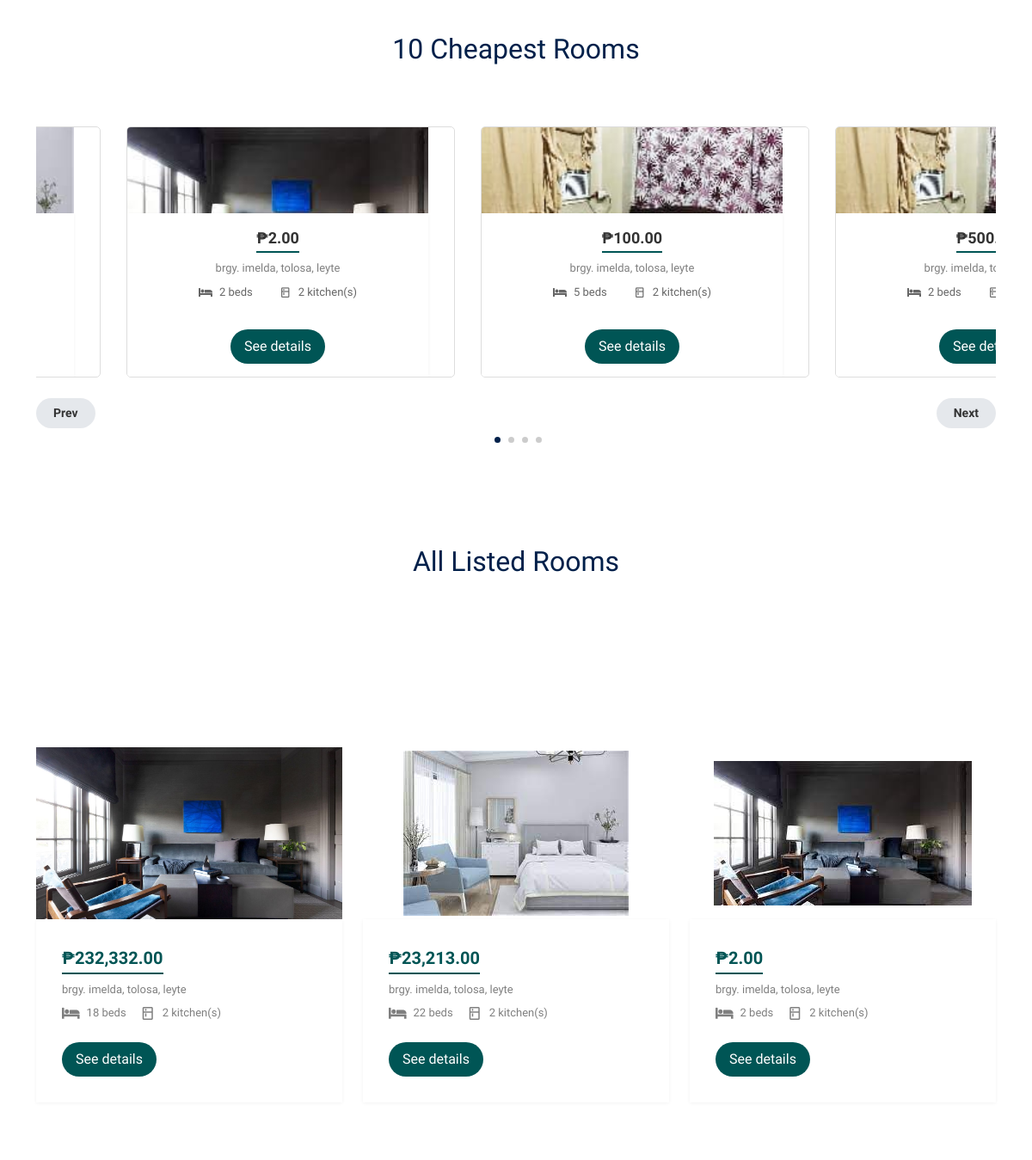
The page /tenant/public/properties.php (signed in, middle part) on the database as committed earlier.
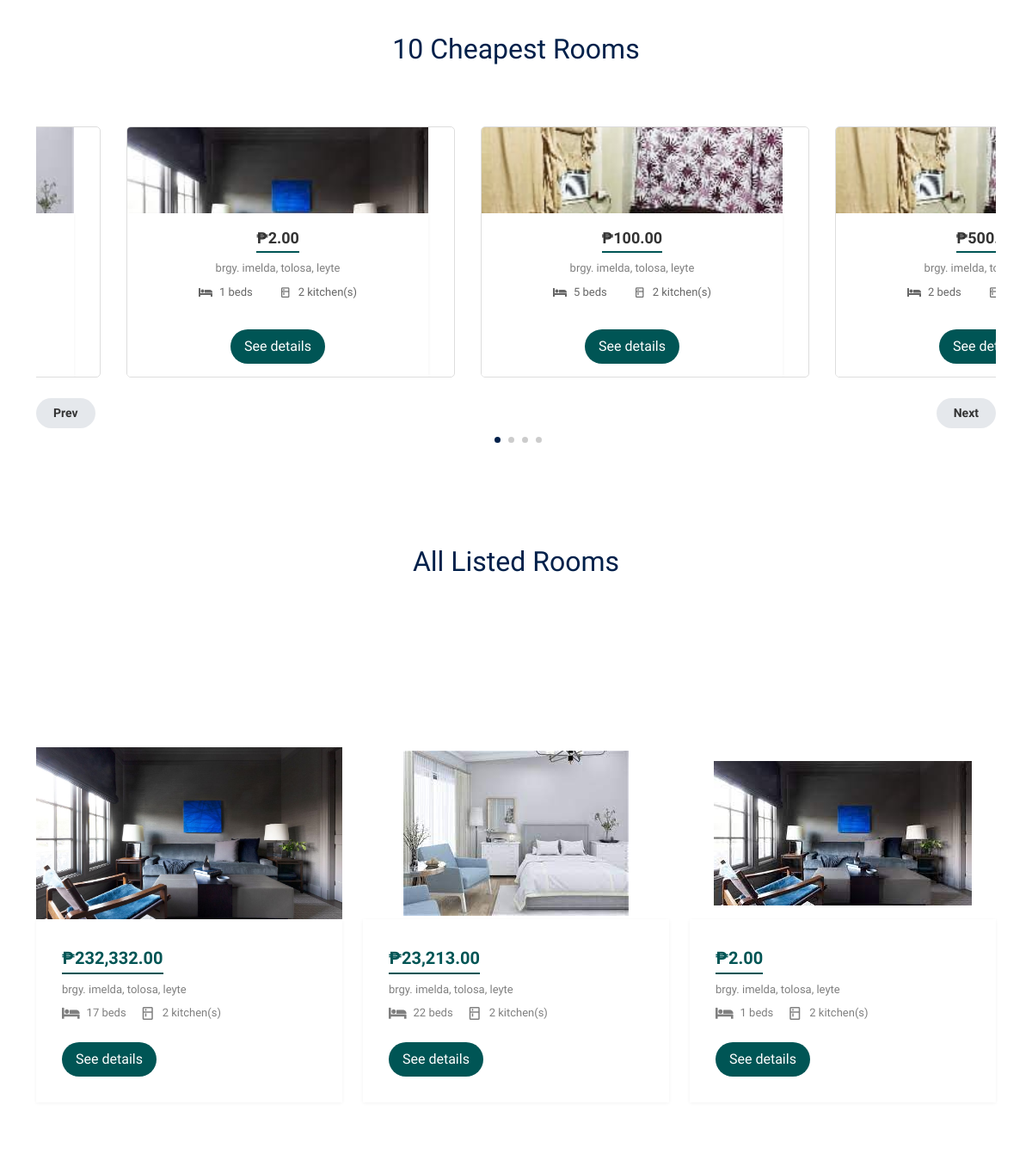
The same page on the database as committed later.
### tables this page shows
CREATE TABLE `room` (
  `room_id` bigint(20) UNSIGNED NOT NULL,
  `landlord_id` int(11) DEFAULT NULL,
  `room_number` int(11) DEFAULT NULL,
  `description` text DEFAULT NULL,
  `capacity` int(11) DEFAULT NULL,
  `room_price` decimal(10,2) DEFAULT NULL,
  `room_photo1` varchar(255) DEFAULT NULL,
  `room_photo2` varchar(255) DEFAULT NULL
);

CREATE TABLE `bh_information` (
  `bh_id` int(11) NOT NULL,
  `landlord_id` int(11) NOT NULL,
  `BH_name` varchar(100) NOT NULL,
  `BH_address` varchar(255) DEFAULT NULL,
  `Document1` varchar(255) DEFAULT NULL,
  `Document2` varchar(255) DEFAULT NULL,
  `monthly_payment_rate` varchar(50) DEFAULT NULL,
  `number_of_kitchen` int(11) DEFAULT NULL,
  `number_of_living_room` int(11) DEFAULT NULL,
  `number_of_students` int(11) DEFAULT NULL,
  `number_of_cr` int(11) DEFAULT NULL,
  `number_of_beds` int(11) DEFAULT NULL,
  `number_of_rooms` int(11) DEFAULT NULL,
  `bh_max_capacity` int(11) DEFAULT NULL,
  `gender_allowed` enum('male','female','all') NOT NULL,
  `Status` enum('0','1','2') DEFAULT '0',
  `longitude` double DEFAULT NULL,
  `latitude` double DEFAULT NULL,
  `warnings` tinyint(1) DEFAULT 0,
  `close_account` tinyint(1) NOT NULL DEFAULT 0
);

### tenant/includes/config/property-cheap.php (called while the page is built, shortened)
<?php
$host = 'localhost';
$dbname = 'iBalay_System';
$username = 'root';
$password = '';
$conn = mysqli_connect($host, $username, $password, $dbname);
mysqli_set_charset($conn, 'utf8');
$query = "
    SELECT
        r.room_id,
        r.room_photo1,
        r.room_price,
        r.capacity,
        r.landlord_id,
        r.room_number,
        b.BH_address,
        b.number_of_kitchen,
        r.description
    FROM
        room r
    JOIN
        bh_information b
    ON
        r.landlord_id = b.landlord_id
    ORDER BY
        r.room_price ASC
    LIMIT
        10
";
$result = mysqli_query($conn, $query);
$rooms = mysqli_fetch_all($result, MYSQLI_ASSOC);
?>

### tenant/includes/config/property-all.php (called while the page is built, shortened)
<?php
$host = 'localhost';
$dbname = 'iBalay_System';
$username = 'root';
$password = '';
$conn = mysqli_connect($host, $username, $password, $dbname);
mysqli_set_charset($conn, 'utf8');
$items_per_page = 6;
$current_page = isset($_GET['page']) ? (int)$_GET['page'] : 1;
$offset = ($current_page - 1) * $items_per_page;
$query = "
    SELECT
        r.room_id,
        r.room_photo1,
        r.room_price,
        r.capacity,
        r.landlord_id,
        r.room_number,
        b.BH_address,
        b.number_of_kitchen,
        r.description
    FROM
        room r
    JOIN
        bh_information b
    ON
        r.landlord_id = b.landlord_id
    LIMIT $items_per_page OFFSET $offset
";
$result = mysqli_query($conn, $query);
$rooms = mysqli_fetch_all($result, MYSQLI_ASSOC);
?>

### tenant/includes/property-cheap.php (the view, shortened to what the changed rows need)
       <?php
         include('config/property-cheap.php');
       ?>
<div class="section">
  <div class="container">
    <div class="row mb-5 align-items-center">
      <div class="col-lg-6 text-center mx-auto">
        <h2 class="font-weight-bold text-primary heading">
          10 Cheapest Rooms
        </h2>
      </div>
    </div>
    <div class="row">
      <div class="col-12">
        <div class="property-slider-wrap">
          <div class="property-slider">
            <?php foreach ($rooms as $room): ?>
              <div class="property-item">
                <a href="property-single.php?room_id=<?= $room['room_id'] ?>" class="img">
                </a>
                <div class="property-content">
                  <div class="price mb-2"><span><?= "₱" . number_format($room['room_price'], 2) ?></span></div>
                  <div>
                    <span class="d-block mb-2 text-black-50"><?= $room['BH_address'] ?></span>
                    <div class="specs d-flex mb-4">
                      <span class="d-block d-flex align-items-center me-3">
                        <span class="icon-bed me-2"></span>
                        <span class="caption"><?= $room['capacity'] ?> beds</span>
                      </span>
                      <span class="d-block d-flex align-items-center">
                        <span class="icon-kitchen me-2"></span>
                        <span class="caption"><?= $room['number_of_kitchen'] ?> kitchen(s)</span>
                      </span>
                    </div>
                    <a href="property-single.php?room_id=<?= $room['room_id'] ?>" class="btn btn-primary py-2 px-3">See details</a>
                  </div>
                </div>
              </div>
            <?php endforeach; ?>
          </div>
        </div>
      </div>
    </div>
  </div>
</div>

### tenant/includes/property-all.php (shortened to what the changed rows need)
       <?php
         include('config/property-all.php');
       ?>
<div class="row mb-5 align-items-center">
      <div class="col-lg-6 text-center mx-auto">
        <h2 class="font-weight-bold text-primary heading">
          All Listed Rooms
        </h2>
      </div>
    </div>
    <div class="section section-properties">
        <div class="container">
        <div class="row">
        <?php foreach ($rooms as $room): ?>
            <div class="col-xs-12 col-sm-6 col-md-6 col-lg-4">
            <div class="property-item mb-30">
                <a href="property-single.php?room_id=<?= $room['room_id'] ?>" class="img">
                    <img src="<?= "/iBalay/uploads/roomphotos/room{$room['room_number']}_landlord{$room['landlord_id']}/{$room['room_photo1']}" ?>" alt="Room Image" class="img-fluid" />
                </a>
                <div class="property-content">
                    <div class="price mb-2"><span><?= "₱" . number_format($room['room_price'], 2) ?></span></div>
                        <div>
                            <span class="d-block mb-2 text-black-50"><?= $room['BH_address'] ?></span>
                            <div class="specs d-flex mb-4">
                                <span class="d-block d-flex align-items-center me-3">
                                <span class="icon-bed me-2"></span>
                                <span class="caption"><?= $room['capacity'] ?> beds</span>
                                </span>
                                <span class="d-block d-flex align-items-center">
                                <span class="icon-kitchen me-2"></span>
                                <span class="caption"><?= $room['number_of_kitchen'] ?> kitchen(s)</span>
                                </span>
                            </div>
                            <a href="property-single.php?room_id=<?= $room['room_id'] ?>" class="btn btn-primary py-2 px-3">See details</a>
                        </div>
                </div>
            </div>
        </div>
      <?php endforeach; ?>
</div>
  </div>
</div>

Rows that differ between the two databases and show on the page:
changed room (number 1 of 5 on the later page): capacity "2" → "1"
changed room (number 4 of 5 on the later page): capacity "18" → "17"
